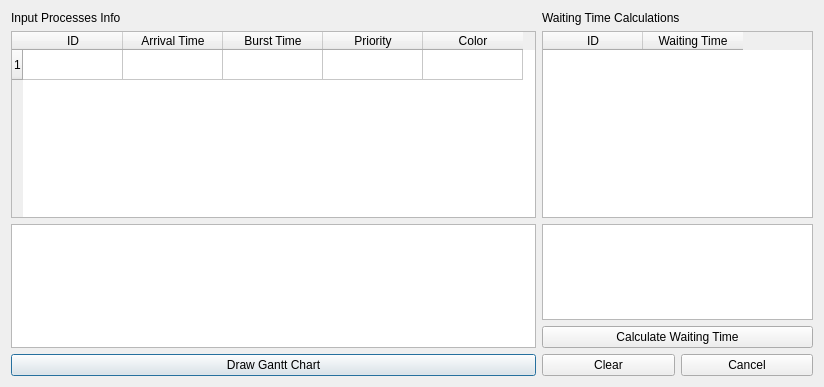
<?xml version="1.0" encoding="UTF-8"?>
<ui version="4.0">
 <class>SecDialog</class>
 <widget class="QDialog" name="SecDialog">
  <property name="geometry">
   <rect>
    <x>0</x>
    <y>0</y>
    <width>824</width>
    <height>387</height>
   </rect>
  </property>
  <property name="windowTitle">
   <string>Dialog</string>
  </property>
  <layout class="QGridLayout" name="gridLayout">
   <item row="0" column="0" rowspan="2">
    <layout class="QVBoxLayout" name="verticalLayout">
     <item>
      <widget class="QLabel" name="inputProcData_label">
       <property name="text">
        <string>Input Processes Info</string>
       </property>
      </widget>
     </item>
     <item>
      <widget class="QTableWidget" name="input_tableWidget">
       <row>
        <property name="text">
         <string>1</string>
        </property>
       </row>
       <column>
        <property name="text">
         <string>ID</string>
        </property>
       </column>
       <column>
        <property name="text">
         <string>Arrival Time</string>
        </property>
       </column>
       <column>
        <property name="text">
         <string>Burst Time</string>
        </property>
       </column>
       <column>
        <property name="text">
         <string>Priority</string>
        </property>
       </column>
       <column>
        <property name="text">
         <string>Color</string>
        </property>
       </column>
       <item row="0" column="4">
        <property name="flags">
         <set>ItemIsSelectable|ItemIsDragEnabled|ItemIsDropEnabled|ItemIsUserCheckable|ItemIsEnabled</set>
        </property>
       </item>
      </widget>
     </item>
    </layout>
   </item>
   <item row="0" column="1">
    <widget class="QLabel" name="outputCalc_label">
     <property name="text">
      <string>Waiting Time Calculations</string>
     </property>
    </widget>
   </item>
   <item row="1" column="1">
    <widget class="QTableWidget" name="output_tableWidget">
     <property name="maximumSize">
      <size>
       <width>271</width>
       <height>16777215</height>
      </size>
     </property>
     <property name="editTriggers">
      <set>QAbstractItemView::NoEditTriggers</set>
     </property>
     <column>
      <property name="text">
       <string>ID</string>
      </property>
     </column>
     <column>
      <property name="text">
       <string>Waiting Time</string>
      </property>
     </column>
    </widget>
   </item>
   <item row="2" column="0" rowspan="3">
    <layout class="QVBoxLayout" name="verticalLayout_2">
     <item>
      <widget class="QGraphicsView" name="graphicsView">
       <property name="maximumSize">
        <size>
         <width>16777215</width>
         <height>151</height>
        </size>
       </property>
      </widget>
     </item>
     <item>
      <widget class="QPushButton" name="gc_pushButton">
       <property name="text">
        <string>Draw Gantt Chart</string>
       </property>
      </widget>
     </item>
    </layout>
   </item>
   <item row="2" column="1">
    <widget class="QTextBrowser" name="textBrowser">
     <property name="maximumSize">
      <size>
       <width>271</width>
       <height>101</height>
      </size>
     </property>
    </widget>
   </item>
   <item row="3" column="1">
    <widget class="QPushButton" name="wt_pushButton">
     <property name="text">
      <string>Calculate Waiting Time</string>
     </property>
    </widget>
   </item>
   <item row="4" column="1">
    <layout class="QHBoxLayout" name="horizontalLayout">
     <item>
      <widget class="QPushButton" name="clear_pushButton">
       <property name="text">
        <string>Clear</string>
       </property>
      </widget>
     </item>
     <item>
      <widget class="QPushButton" name="cancel_pushButton">
       <property name="text">
        <string>Cancel</string>
       </property>
      </widget>
     </item>
    </layout>
   </item>
  </layout>
 </widget>
 <resources/>
 <connections>
  <connection>
   <sender>cancel_pushButton</sender>
   <signal>clicked()</signal>
   <receiver>SecDialog</receiver>
   <slot>close()</slot>
   <hints>
    <hint type="sourcelabel">
     <x>641</x>
     <y>363</y>
    </hint>
    <hint type="destinationlabel">
     <x>664</x>
     <y>383</y>
    </hint>
   </hints>
  </connection>
 </connections>
</ui>
